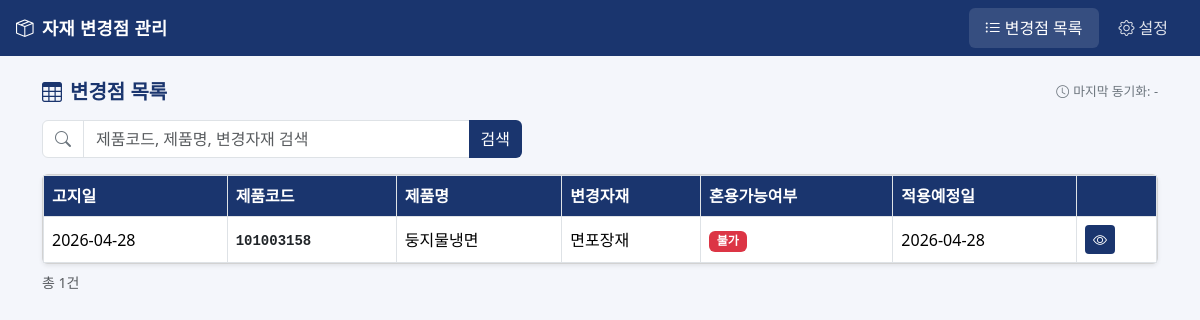
The page / on the database its author committed.
### tables this page shows
CREATE TABLE changes (
                id               INTEGER PRIMARY KEY AUTOINCREMENT,
                notice_date      TEXT,
                product_code     TEXT,
                product_name     TEXT,
                changed_material TEXT,
                mixable          TEXT,
                change_content   TEXT,
                apply_date       TEXT,
                notes            TEXT,
                design_file      TEXT DEFAULT '',
                row_hash         TEXT UNIQUE
            );

### main.py (the view)
@app.route('/')
def index():
    q = request.args.get('q', '').strip()
    changes = get_all_changes(q)
    last_sync = get_setting('last_sync', '-')
    return render_template('list.html', changes=changes, q=q, last_sync=last_sync)

### database.py (called while the page is built)
def get_conn():
    conn = sqlite3.connect(DB_PATH)
    conn.row_factory = sqlite3.Row
    return conn

def get_all_changes(search=''):
    with get_conn() as conn:
        if search:
            rows = conn.execute('''
                SELECT * FROM changes
                WHERE product_code     LIKE ?
                   OR product_name     LIKE ?
                   OR changed_material LIKE ?
                ORDER BY notice_date DESC, id DESC
            ''', (f'%{search}%',) * 3).fetchall()
        else:
            rows = conn.execute(
                'SELECT * FROM changes ORDER BY notice_date DESC, id DESC'
            ).fetchall()
    return [dict(r) for r in rows]

def get_setting(key, default=''):
    with get_conn() as conn:
        row = conn.execute('SELECT value FROM settings WHERE key = ?', (key,)).fetchone()
    return row[0] if row else default

### templates/list.html (shortened to what this page needs)
{% extends "base.html" %}
{% block content %}
<div class="d-flex justify-content-between align-items-center mb-3">
  <h5 class="mb-0 fw-bold" style="color: var(--navy);">
    <i class="bi bi-table me-2"></i>변경점 목록
  </h5>
  <span class="sync-status"><i class="bi bi-clock me-1"></i>마지막 동기화: {{ last_sync }}</span>
</div>
<form class="mb-3" method="get">
  <div class="input-group" style="max-width: 480px;">
    <span class="input-group-text bg-white"><i class="bi bi-search text-secondary"></i></span>
    <input type="text" class="form-control" name="q" value="{{ q }}"
           placeholder="제품코드, 제품명, 변경자재 검색">
    <button class="btn btn-navy" type="submit">검색</button>
  </div>
</form>
{% if changes %}
<div class="card shadow-sm">
  <div class="table-responsive">
    <table class="table table-bordered table-hover mb-0 align-middle">
      <thead>
        <tr>
          <th>고지일</th>
          <th>제품코드</th>
          <th>제품명</th>
          <th>변경자재</th>
          <th>혼용가능여부</th>
          <th>적용예정일</th>
          <th style="width:80px;"></th>
        </tr>
      </thead>
      <tbody>
        {% for c in changes %}
        <tr onclick="location.href='/detail/{{ c.id }}'">
          <td>{{ c.notice_date or '-' }}</td>
          <td><code class="text-dark fw-semibold">{{ c.product_code or '-' }}</code></td>
          <td>{{ c.product_name or '-' }}</td>
          <td>{{ c.changed_material or '-' }}</td>
          <td>
            {% set m = c.mixable | lower if c.mixable else '' %}
            {% if m in ['가능', 'y', '예', 'yes', 'o', '○'] %}
              <span class="badge badge-mixable-ok">{{ c.mixable }}</span>
            {% elif m in ['불가', 'n', '아니오', 'no', 'x', '×'] %}
              <span class="badge badge-mixable-no">{{ c.mixable }}</span>
            {% else %}
              <span class="badge badge-mixable-etc">{{ c.mixable or '-' }}</span>
            {% endif %}
          </td>
          <td>{{ c.apply_date or '-' }}</td>
          <td>
            <a href="/detail/{{ c.id }}" class="btn btn-sm btn-navy"
               onclick="event.stopPropagation()">
              <i class="bi bi-eye"></i>
            </a>
          </td>
        </tr>
        {% endfor %}
      </tbody>
    </table>
  </div>
</div>
<p class="text-muted small mt-2">총 {{ changes | length }}건</p>
{% endif %}
{% endblock %}

### templates/base.html (style rules this page uses)
:root { --navy: #1A356E; --navy-dark: #122551; --navy-light: #E8ECF5; }
body { background: #F4F6FB; }
.btn-navy { background: var(--navy); color: #fff; border: none; }
.table thead th { background: var(--navy); color: #fff; white-space: nowrap; vertical-align: middle; }
.badge-mixable-no { background: #dc3545; }
.sync-status { font-size: .8rem; color: #6c757d; }

### rows shown on the page
changes: notice_date "2026-04-28", product_code "101003158", product_name "둥지물냉면", changed_material "면포장재", mixable "불가", apply_date "2026-04-28"

### other values the page prints
{{ last_sync }} "-"
{{ changes | length }} "1"
